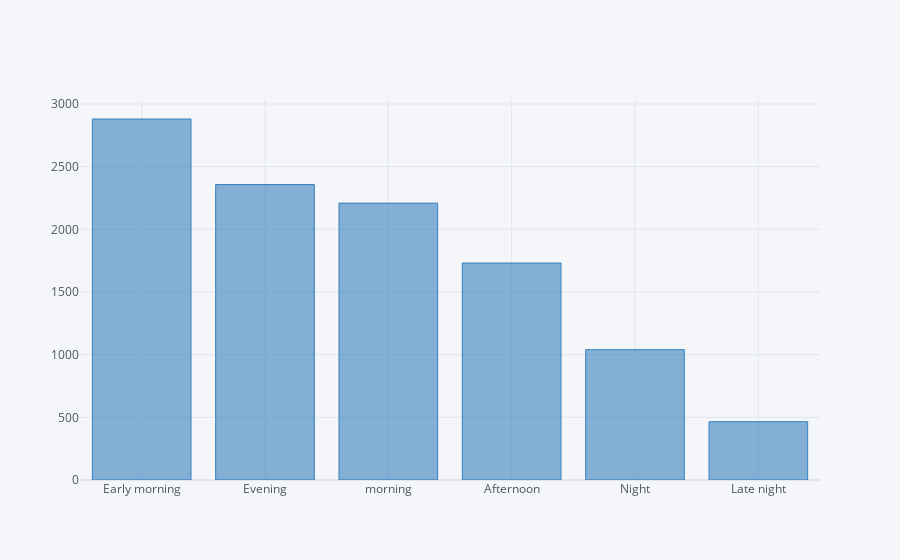

The notebook cell this image was saved under:
### Code cell
data["Dep_Time_hour"].apply(flight_dep_time).value_counts().iplot(kind ="bar" , color = "blue")

### Figure 1 — Plotly figure (JSON) as saved in the notebook; plotly's stock layout.template omitted (floating-point values rounded to 4 significant figures)
{"data": [{"marker": {"color": "rgba(55, 128, 191, 0.6)", "line": {"color": "rgba(55, 128, 191, 1.0)", "width": 1}}, "name": "count", "orientation": "v", "text": "", "type": "bar", "x": ["Early morning", "Evening", "morning", "Afternoon", "Night", "Late night"], "y": [2880, 2357, 2209, 1731, 1040, 465]}], "layout": {"autosize": true, "legend": {"bgcolor": "#F5F6F9", "font": {"color": "#4D5663"}}, "paper_bgcolor": "#F5F6F9", "plot_bgcolor": "#F5F6F9", "title": {"font": {"color": "#4D5663"}}, "xaxis": {"autorange": true, "gridcolor": "#E1E5ED", "range": [-0.5, 5.5], "showgrid": true, "tickfont": {"color": "#4D5663"}, "title": {"font": {"color": "#4D5663"}, "text": ""}, "type": "category", "zerolinecolor": "#E1E5ED"}, "yaxis": {"autorange": true, "gridcolor": "#E1E5ED", "range": [0, 3032.0], "showgrid": true, "tickfont": {"color": "#4D5663"}, "title": {"font": {"color": "#4D5663"}, "text": ""}, "type": "linear", "zerolinecolor": "#E1E5ED"}}}
